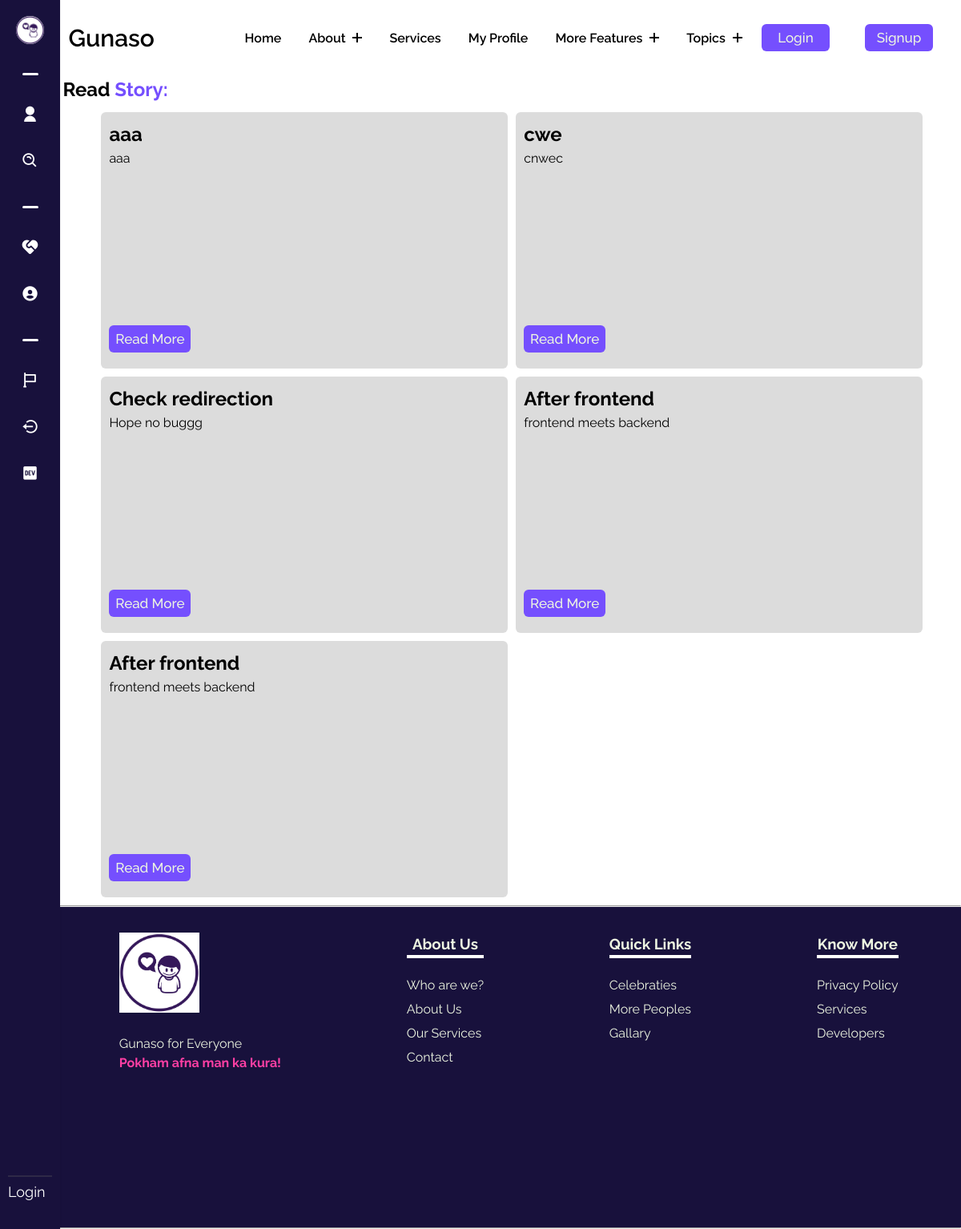
The page /read-story/ on the database as committed earlier.
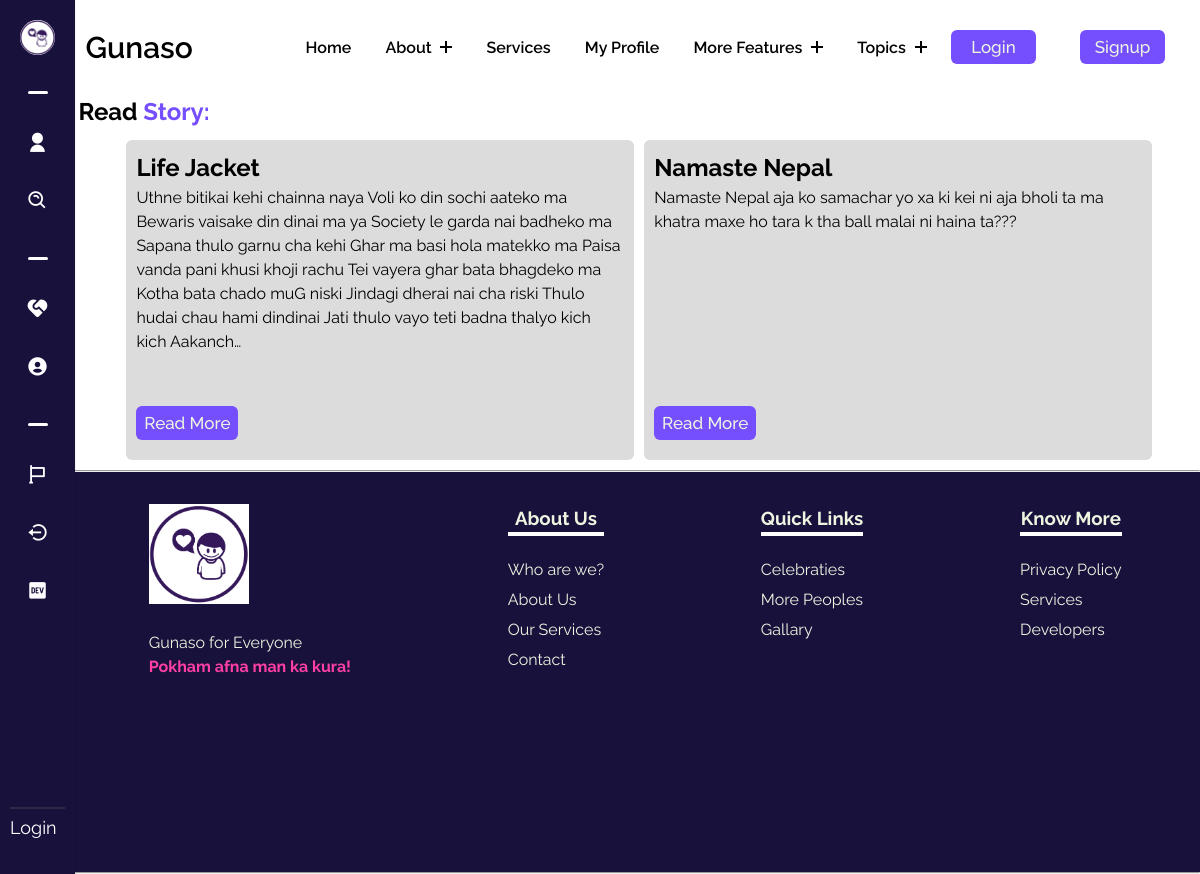
The same page on the database as committed later.
### gunasoApp/models.py (models this page shows, shortened)
class Story(models.Model):
    sno = models.AutoField(primary_key=True)
    user = models.ForeignKey(User, on_delete=models.CASCADE)
    slug = models.SlugField(max_length=255, unique=True, blank=True)
    storySubject = models.CharField(max_length = 255, blank=True)
    storyType = models.CharField(max_length = 50, blank=True)
    storyContent = models.TextField(blank=True)

### gunasoApp/views.py (the view)
# urls.py: path('read-story/',views.readstory, name='readstory'),
def readstory(request):
    stories = Story.objects.all()[::-1]
    context = {"stories":stories}
    return render(request, 'readstory.html', context)

### templates/readstory.html (shortened to what this page needs)
{% extends 'base.html' %}
{% load static %}
    {% block base_style%}
    {{ block.super }}
    <link rel="stylesheet" href="{% static 'styles/readstory.css' %}">
    {% endblock base_style%}
    {% block content %}
    <div class="readstorymain">
        <h2>Read <span>Story:</span></h2>
        <div class="flexcontain">
            {% for item in stories %}
            <div class="storycard">
                <h2>{{item.storySubject}}</h2>
                <p>
                    {{item.storyContent|truncatechars:400}}
                </p>
                <div class="forbtn">
                    <a href="/read-story/{{item.slug}}">
                        <button class="copybtn">
                            Read More
                        </button>
                    </a>
                </div>
            </div>
            {% endfor %}
        </div>
    </div>
    {% endblock %}

Rows that differ between the two databases and show on the page:
removed Story: storySubject "aaa", storyContent "aaa"
removed Story: storySubject "cwe", storyContent "cnwec"
removed Story: storySubject "Check redirection", storyContent "Hope no buggg"
removed Story: storySubject "After frontend", storyContent "frontend meets backend"
removed Story: storySubject "After frontend", storyContent "frontend meets backend"
added Story: storySubject "Life Jacket", storyContent "Uthne bitikai kehi chainna naya Voli ko din sochi aateko ma Bewaris vaisake din dinai ma ya Society le garda nai badheko ma Sapana thulo garnu cha kehi Ghar ma basi hola matekko ma Paisa vanda pani khusi khoji rachu Tei vayera ghar bata bhagdeko ma Kotha bata chado muG niski Jindagi dherai nai cha riski Thulo hudai chau hami dindinai Jati thulo vayo teti badna thalyo kich kich Aakanch…"
added Story: storySubject "Namaste Nepal", storyContent "Namaste Nepal aja ko samachar yo xa ki kei ni aja bholi ta ma khatra maxe ho tara k tha ball malai ni haina ta???"
